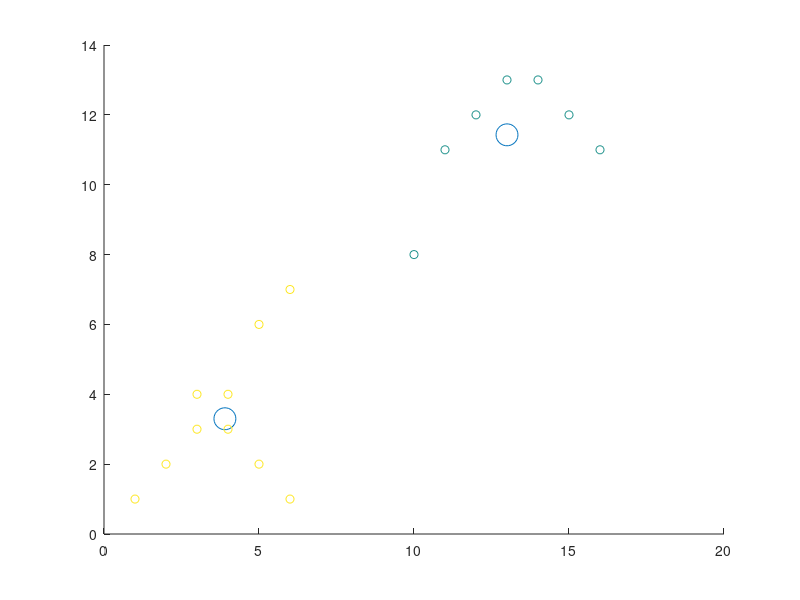

Recreate this plot in MATLAB.
%data = [0 0; -1 2; -3 6; 1 -2; 3 -6;];
%data = randi(100,100,2);
data = [ 1 1; 2 2; 3 3; 4 3; 5 2; 6 1; 3 4; 4 4; 5 6; 6 7;  10 8;    11 11; 12 12; 13 13; 14 13; 15 12; 16 11;];

numClusters = 2;
[assignedClusters,clusterLocations] = kmeans(data,numClusters);


% for clusterIndex = 1:numClusters
%     scatter(clusterLocations(clusterIndex,1),clusterLocations(clusterIndex,2),250, clusterIndex);
%     hold on
% end
scatter(clusterLocations(:,1), clusterLocations(:,2), 250, 'kx');
hold on
scatter(data(:,1), data(:,2),[],assignedClusters);


